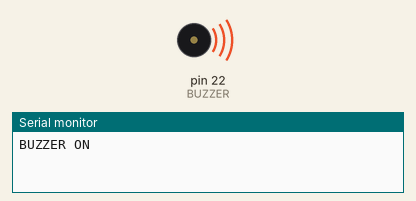
This sketch was run on a simulated Arduino Mega 2560, built with avr-gcc and run on an emulated ATmega2560. Parts: buzzer (waves = sounding, pin HIGH), the last lines printed to the serial monitor.

Above: at 1.0 s.
At 3.0 s:
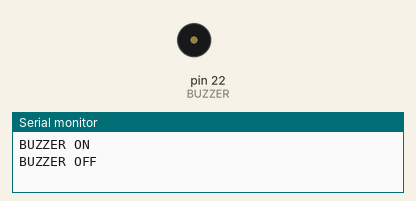
Timing chart, 0 to 5.2 s (numbered marks = the images above):
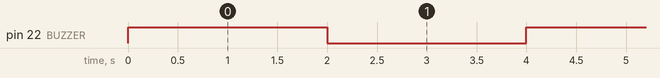

Measured:
- by itself, pin 22 (BUZZER): alternates HIGH for 2.0 s and LOW for 2.0 s

The sketch:

BUZZER.ino
```cpp
const int BUZZER= 22;

void setup() {
  pinMode (BUZZER,OUTPUT);
  Serial.begin(9600);
  // put your setup code here, to run once:

}

void loop() {
  digitalWrite(BUZZER,HIGH);
  Serial.println("BUZZER ON");
  delay(2000);
  digitalWrite(BUZZER,LOW);
  Serial.println("BUZZER OFF");
  delay(2000);
  // put your main code here, to run repeatedly:

}
```
